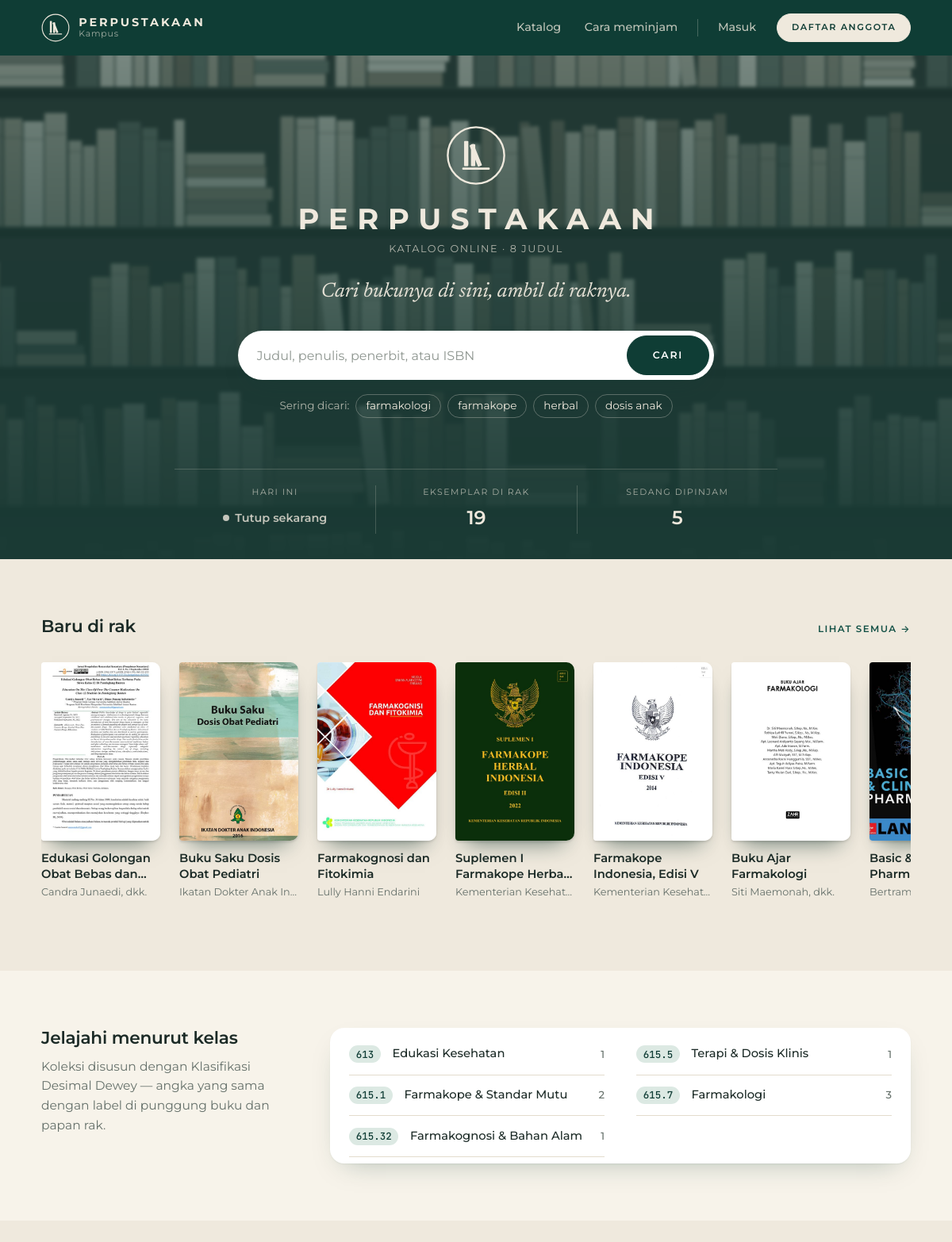
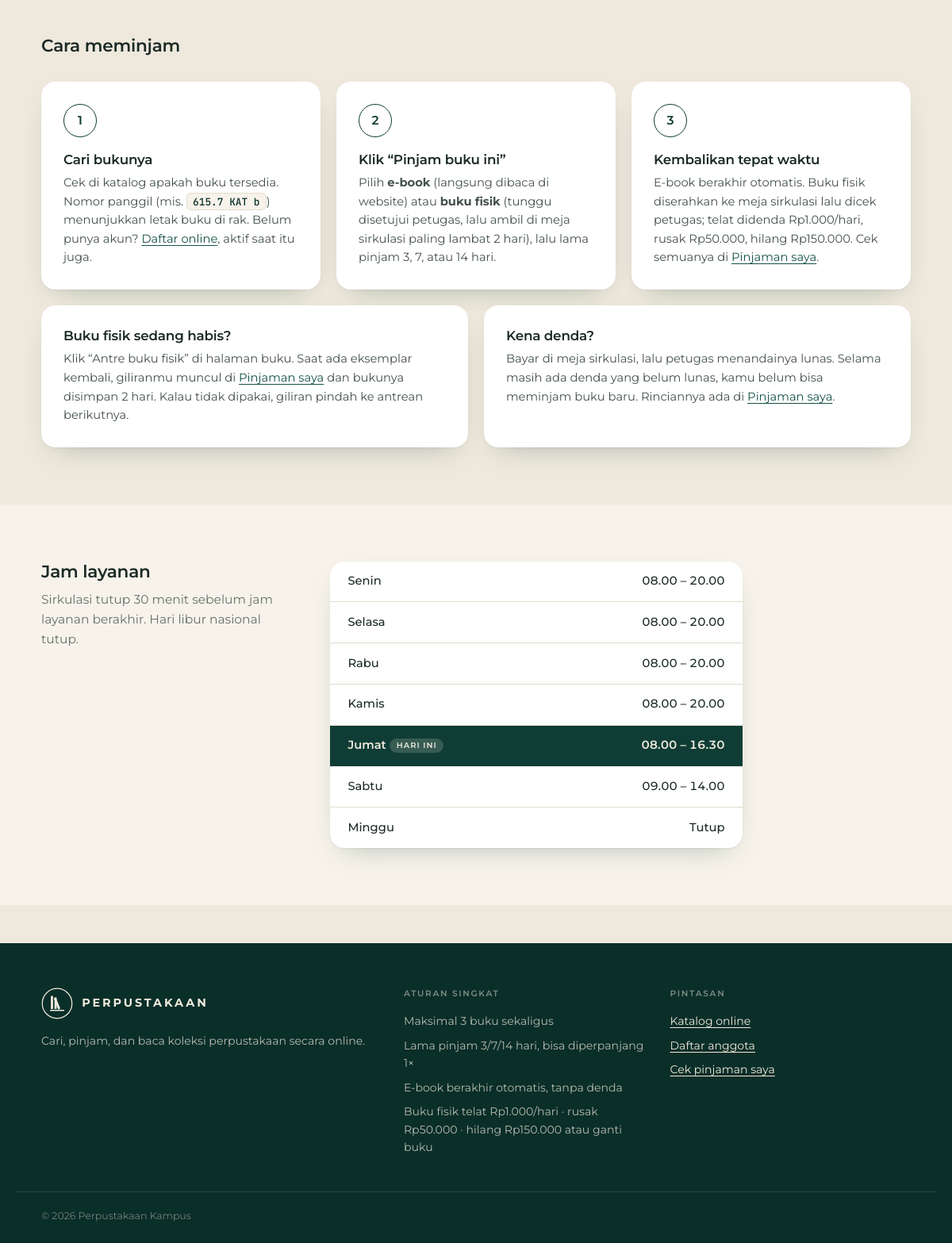
The page / on the database its author committed (2 pictures, top to bottom).
### tables this page shows
CREATE TABLE buku (
  id INT AUTO_INCREMENT PRIMARY KEY,
  judul VARCHAR(200) NOT NULL,
  penulis VARCHAR(150) NOT NULL,
  penerbit VARCHAR(120) NOT NULL,
  tahun SMALLINT NULL,
  isbn VARCHAR(20) NULL,
  kategori_id INT NOT NULL,
  no_panggil VARCHAR(40) NOT NULL,
  rak VARCHAR(20) NOT NULL,
  halaman SMALLINT NULL,
  bahasa VARCHAR(30) NOT NULL DEFAULT 'Indonesia',
  stok TINYINT UNSIGNED NOT NULL DEFAULT 1,
  sinopsis TEXT NULL,
  daftar_isi TEXT NULL,           
  file_pdf VARCHAR(150) NULL,     
  sampul VARCHAR(150) NULL,       
  dibuat TIMESTAMP NOT NULL DEFAULT CURRENT_TIMESTAMP,
  FOREIGN KEY (kategori_id) REFERENCES kategori(id)
);

### index.php (the view, shortened to what this page needs)
<?php
require __DIR__ . '/config.php';
$stat = q('SELECT COUNT(*) judul, COALESCE(SUM(stok),0) eksemplar FROM buku')->fetch();
$dipinjam = (int) q('SELECT COUNT(*) FROM peminjaman WHERE tgl_kembali IS NULL')->fetchColumn();
$terbaru = q('SELECT id, judul, penulis, no_panggil, sampul FROM buku ORDER BY dibuat DESC, id DESC LIMIT 8')->fetchAll();
$kelas = q('SELECT k.kode, k.nama, COUNT(b.id) jumlah FROM kategori k LEFT JOIN buku b ON b.kategori_id = k.id
            GROUP BY k.id ORDER BY k.kode')->fetchAll();
[$buka, $statusLayanan] = status_layanan();
$hariIni = (int) date('N');
$namaHari = [1 => 'Senin', 'Selasa', 'Rabu', 'Kamis', 'Jumat', 'Sabtu', 'Minggu'];
require __DIR__ . '/partials/header.php';
?>
<section class="hero">
  <div class="wrap hero__in">
    <?= logo('hero__logo') ?>
    <h1 class="hero__title">Perpustakaan</h1>
    <p class="hero__sub">Katalog Online · <?= number_format((int) $stat['judul'], 0, ',', '.') ?> Judul</p>
    <p class="hero__tagline">Cari bukunya di sini, ambil di raknya.</p>
    <form class="search search--hero" action="<?= url('katalog.php') ?>" role="search">
      <input id="q" name="q" type="search" placeholder="Judul, penulis, penerbit, atau ISBN" autocomplete="off">
      <button class="btn" type="submit">Cari</button>
    </form>
    <p class="hero__hint">Sering dicari:
      <a href="<?= url('katalog.php?kelas=615.7') ?>">farmakologi</a>
      <a href="<?= url('katalog.php?q=farmakope') ?>">farmakope</a>
      <a href="<?= url('katalog.php?q=herbal') ?>">herbal</a>
      <a href="<?= url('katalog.php?q=pediatri') ?>">dosis anak</a>
    </p>
  </div>
  <div class="wrap">
    <dl class="today" aria-label="Status layanan hari ini">
      <div><dt>Hari ini</dt><dd class="today__status <?= $buka ? 'is-open' : '' ?>"><span class="dot"></span><?= e($statusLayanan) ?></dd></div>
      <div><dt>Eksemplar di rak</dt><dd><?= (int) $stat['eksemplar'] - $dipinjam ?></dd></div>
      <div><dt>Sedang dipinjam</dt><dd><?= $dipinjam ?></dd></div>
    </dl>
  </div>
</section>
<section class="section">
  <div class="wrap">
    <div class="section__head">
      <h2>Baru di rak</h2>
      <a class="link-arrow" href="<?= url('katalog.php?urut=terbaru') ?>">Lihat semua</a>
    </div>
    <ul class="shelf">
      <?php foreach ($terbaru as $b): ?>
        <li>
          <a class="shelf__item" href="<?= url('buku.php?id=' . $b['id']) ?>">
            <?= sampul($b) ?>
            <span class="shelf__title"><?= e($b['judul']) ?></span>
            <span class="shelf__author"><?= e($b['penulis']) ?></span>
          </a>
        </li>
      <?php endforeach ?>
    </ul>
  </div>
</section>
<section class="section section--alt">
  <div class="wrap split">
    <div>
      <h2>Jelajahi menurut kelas</h2>
      <p class="muted">Koleksi disusun dengan Klasifikasi Desimal Dewey — angka yang sama dengan label di punggung buku dan papan rak.</p>
    </div>
    <ol class="ddc">
      <?php foreach ($kelas as $k): ?>
        <li>
          <a href="<?= url('katalog.php?kelas=' . $k['kode']) ?>">
            <span class="ddc__code"><?= e($k['kode']) ?></span>
            <span class="ddc__name"><?= e($k['nama']) ?></span>
            <span class="ddc__count"><?= (int) $k['jumlah'] ?></span>
          </a>
        </li>
      <?php endforeach ?>
    </ol>
  </div>
</section>
<section class="section" id="cara-pinjam">
  <div class="wrap">
    <h2>Cara meminjam</h2>
    <ol class="steps">
      <li>
        <h3>Cari bukunya</h3>
        <p>Cek di katalog apakah buku tersedia. Nomor panggil (mis. <code class="callno">615.7 KAT b</code>) menunjukkan letak buku di rak. Belum punya akun? <a href="<?= url('daftar.php') ?>">Daftar online</a>, aktif saat itu juga.</p>
      </li>
      <li>
        <h3>Klik “Pinjam buku ini”</h3>
        <p>Pilih <strong>e-book</strong> (langsung dibaca di website) atau <strong>buku fisik</strong> (tunggu disetujui petugas, lalu ambil di meja sirkulasi paling lambat <?= BATAS_AMBIL ?> hari), lalu lama pinjam <?= implode(', ', array_slice(PILIHAN_LAMA, 0, -1)) ?>, atau <?= max(PILIHAN_LAMA) ?> hari.</p>
      </li>
      <li>
        <h3>Kembalikan tepat waktu</h3>
        <p>E-book berakhir otomatis. Buku fisik diserahkan ke meja sirkulasi lalu dicek petugas; telat didenda <?= rupiah(DENDA_PER_HARI) ?>/hari, rusak <?= rupiah(DENDA_KONDISI['rusak']) ?>, hilang <?= rupiah(DENDA_KONDISI['hilang']) ?>. Cek semuanya di <a href="<?= url('pinjaman.php') ?>">Pinjaman saya</a>.</p>
      </li>
    </ol>
    <div class="how-extra">
      <div>
        <h3>Buku fisik sedang habis?</h3>
        <p>Klik “Antre buku fisik” di halaman buku. Saat ada eksemplar kembali, giliranmu muncul di <a href="<?= url('pinjaman.php') ?>">Pinjaman saya</a> dan bukunya disimpan <?= BATAS_GILIRAN ?> hari. Kalau tidak dipakai, giliran pindah ke antrean berikutnya.</p>
      </div>
      <div>
        <h3>Kena denda?</h3>
        <p>Bayar di meja sirkulasi, lalu petugas menandainya lunas. Selama masih ada denda yang belum lunas, kamu belum bisa meminjam buku baru. Rinciannya ada di <a href="<?= url('pinjaman.php#tagihan') ?>">Pinjaman saya</a>.</p>
      </div>
    </div>
  </div>
</section>
<section class="section section--alt" id="jam">
  <div class="wrap split">
    <div>
      <h2>Jam layanan</h2>
      <p class="muted">Sirkulasi tutup 30 menit sebelum jam layanan berakhir. Hari libur nasional tutup.</p>
    </div>
    <table class="hours">
      <?php foreach (JAM_LAYANAN as $h => $jam): ?>
        <tr<?= $h === $hariIni ? ' class="is-today"' : '' ?>>
          <th scope="row"><?= $namaHari[$h] ?><?= $h === $hariIni ? ' <span class="tag">Hari ini</span>' : '' ?></th>
          <td><?= $jam ? str_replace(':', '.', $jam[0]) . ' – ' . str_replace(':', '.', $jam[1]) : 'Tutup' ?></td>
        </tr>
      <?php endforeach ?>
    </table>
  </div>
</section>
<?php require __DIR__ . '/partials/footer.php'; ?>

### partials/header.php (shortened to what this page needs)
<?php
$u = user();
[$buka, $statusLayanan] = status_layanan();
$menu ??= '';
$admin ??= false;
$live = ($live ?? false) && $u && $_SERVER['REQUEST_METHOD'] === 'GET';
$navAktif = fn(string $k) => $menu === $k ? ' aria-current="page"' : '';
[$jmlPinjam, $jmlTelat] = $u && $u['role'] !== 'admin'
    ? array_map('intval', q('SELECT COUNT(*), COALESCE(SUM(format = "fisik" AND tgl_ajuan IS NULL AND jatuh_tempo < CURDATE()), 0)
                             FROM peminjaman WHERE user_id = ? AND tgl_kembali IS NULL', [$u['id']])->fetch(PDO::FETCH_NUM))
    : [0, 0];
$jmlPesan = $u && $u['role'] !== 'admin' ? (int) q('SELECT COUNT(*) FROM pemberitahuan WHERE user_id = ? AND dibaca IS NULL', [$u['id']])->fetchColumn() : 0;
?>
<!doctype html>
<html lang="id">
<head>
<link rel="stylesheet" href="<?= url('assets/style.css') ?>">
</head>
<body class="<?= $admin ? 'is-admin' : '' ?>"<?= $live ? ' data-live="' . url('perubahan.php') . '" data-versi="' . versi_data($u) . '"' : '' ?>>
<header class="topbar">
  <div class="wrap topbar__in">
    <a class="brand" href="<?= url('index.php') ?>">
      <?= logo('brand__mark') ?>
      <span class="brand__text">Perpustakaan<small>Kampus</small></span>
    </a>
    <nav class="nav" id="nav" aria-label="Utama">
      <a href="<?= url('katalog.php') ?>"<?= $navAktif('katalog') ?>>Katalog</a>
      <a href="<?= url('index.php#cara-pinjam') ?>">Cara meminjam</a>
      <?php if ($u): ?>
        <?php if ($u['role'] === 'admin'): ?>
          <a href="<?= url('admin/index.php') ?>"<?= $admin ? ' aria-current="page"' : '' ?>>Panel petugas</a>
        <?php else: ?>
          <a href="<?= url('pinjaman.php') ?>"<?= $navAktif('pinjaman') ?>>Pinjaman saya<?php if ($jmlPinjam): ?>
            <span class="nav__badge<?= $jmlTelat ? ' is-late' : '' ?>" title="<?= $jmlPinjam ?> buku dipinjam<?= $jmlTelat ? ", $jmlTelat terlambat" : '' ?>"><?= $jmlPinjam ?><span class="sr-only"> buku dipinjam<?= $jmlTelat ? ", $jmlTelat terlambat" : '' ?></span></span><?php endif ?><?php if ($jmlPesan): ?>
            <span class="nav__badge is-late" title="<?= $jmlPesan ?> pemberitahuan baru">!<span class="sr-only"> <?= $jmlPesan ?> pemberitahuan baru</span></span><?php endif ?></a>
          <a class="nav__akun" href="<?= url('akun.php') ?>"<?= $navAktif('akun') ?>><?= avatar($u) ?><?= e(!empty($u['username']) ? '@' . $u['username'] : 'Akun saya') ?></a>
        <?php endif ?>
        <a href="<?= url('logout.php') ?>">Keluar</a>
      <?php else: ?>
        <a href="<?= url('login.php') ?>"<?= $navAktif('login') ?>>Masuk</a>
        <a class="btn btn--sm btn--light" href="<?= url('daftar.php') ?>">Daftar anggota</a>
      <?php endif ?>
    </nav>
  </div>
</header>
<main id="isi">

### config.php (shortened to what this page needs)
<?php
function url(string $path = ''): string { return BASE . '/' . $path; }
function db(): PDO
{
    static $pdo;
    if (!$pdo) {
        try {
            $pdo = new PDO('mysql:host=' . DB_HOST . ';port=' . DB_PORT . ';dbname=' . DB_NAME . ';charset=utf8mb4', DB_USER, DB_PASS, [
                PDO::ATTR_ERRMODE => PDO::ERRMODE_EXCEPTION,
                PDO::ATTR_DEFAULT_FETCH_MODE => PDO::FETCH_ASSOC,
            ]);
        } catch (PDOException $e) {
            http_response_code(500);
            exit('<p style="font:16px sans-serif;padding:2rem">Database belum tersambung. Jalankan MySQL dan import <code>database.sql</code>, lalu cek pengaturan di <code>config.php</code>.</p>');
        }
        rawat_data();
    }
    return $pdo;
}
function rawat_data(): void
{
    q("UPDATE peminjaman SET tgl_kembali = jatuh_tempo, kondisi = 'baik'
       WHERE format = 'ebook' AND tgl_kembali IS NULL AND jatuh_tempo < CURDATE()");
    $lewat = "p.format = 'fisik' AND p.tgl_ambil IS NULL AND p.tgl_kembali IS NULL AND p.tgl_setuju < CURDATE() - INTERVAL " . BATAS_AMBIL . ' DAY';
    if (q("SELECT 1 FROM peminjaman p WHERE $lewat LIMIT 1")->fetch()) {
        db()->beginTransaction();
        foreach (q("SELECT p.id, p.user_id, b.judul FROM peminjaman p JOIN buku b ON b.id = p.buku_id WHERE $lewat FOR UPDATE")->fetchAll() as $p) {
            q('INSERT INTO pemberitahuan (user_id, pesan) VALUES (?, ?)', [$p['user_id'], 'Pesanan buku fisik “' . $p['judul'] . '” batal otomatis karena tidak diambil dalam ' . BATAS_AMBIL . ' hari setelah disetujui.']);
            q('DELETE FROM peminjaman WHERE id = ?', [$p['id']]);
        }
        db()->commit();
    }
    $giliranLewat = 'a.tgl_tersedia < CURDATE() - INTERVAL ' . BATAS_GILIRAN . ' DAY';
    if (q("SELECT 1 FROM antrean a WHERE $giliranLewat LIMIT 1")->fetch()) {
        db()->beginTransaction();
        foreach (q("SELECT a.id, a.user_id, b.judul FROM antrean a JOIN buku b ON b.id = a.buku_id WHERE $giliranLewat FOR UPDATE")->fetchAll() as $a) {
            q('INSERT INTO pemberitahuan (user_id, pesan) VALUES (?, ?)', [$a['user_id'], 'Giliran antrean buku fisik “' . $a['judul'] . '” hangus karena tidak dipinjam dalam ' . BATAS_GILIRAN . ' hari. Antre lagi bila masih membutuhkannya.']);
            q('DELETE FROM antrean WHERE id = ?', [$a['id']]);
        }
        db()->commit();
    }
    foreach (q('SELECT DISTINCT buku_id FROM antrean WHERE tgl_tersedia IS NULL')->fetchAll(PDO::FETCH_COLUMN) as $bukuId) {
        $kosong = (int) q('SELECT b.stok - ' . SQL_DIPINJAM . ' FROM buku b WHERE b.id = ?', [$bukuId])->fetchColumn();
        if ($kosong > 0) {
            q('UPDATE antrean SET tgl_tersedia = CURDATE() WHERE buku_id = ? AND tgl_tersedia IS NULL ORDER BY dibuat, id LIMIT ' . $kosong, [$bukuId]);
        }
    }
}
function q(string $sql, array $args = []): PDOStatement
{
    $st = db()->prepare($sql);
    $st->execute($args);
    return $st;
}
function e(?string $s): string { return htmlspecialchars((string) $s, ENT_QUOTES, 'UTF-8'); }
function user(): ?array { return $_SESSION['user'] ?? null; }
function rupiah(int $n): string { return 'Rp' . number_format($n, 0, ',', '.'); }
function status_layanan(): array
{
    $jam = JAM_LAYANAN[(int) date('N')];
    $now = date('H:i');
    return [false, 'Tutup sekarang'];
}
function logo(string $kelas = ''): string
{
    return '<svg class="logo ' . $kelas . '" viewBox="0 0 48 48" aria-hidden="true" fill="currentColor">'
        . '<circle cx="24" cy="24" r="22.5" fill="none" stroke="currentColor" stroke-width="1.5"/>'
        . '<rect x="14.5" y="12.5" width="3.4" height="20" rx=".6"/><rect x="20" y="15" width="3.4" height="17.5" rx=".6"/>'
        . '<rect x="25.6" y="14" width="3.4" height="18.5" rx=".6" transform="rotate(-22 27.3 32.5)"/>'
        . '<rect x="13" y="33.6" width="22" height="1.8" rx=".9"/></svg>';
}
function sampul(array $b, string $ukuran = 'md'): string
{
    if (!empty($b['sampul'])) {
        return '<img class="cover cover--' . $ukuran . ' cover--foto" src="' . url('assets/sampul/' . rawurlencode($b['sampul']))
            . '" alt="" loading="lazy">';
    }
    $warna = ['#0F3D35', '#1E5A4E', '#6E5B45', '#3F5B57', '#8A7A5E', '#2D4A44', '#5E6F64', '#4A3F36', '#26332F', '#7C6A4F'];
    $c = $warna[crc32($b['judul']) % count($warna)];
    $kelas = (string) strtok($b['no_panggil'] ?? '', ' ');
    return '<div class="cover cover--' . $ukuran . '" style="--c:' . $c . '" aria-hidden="true">'
        . '<span class="cover__no">' . e($kelas) . '</span>'
        . '<span class="cover__judul">' . e($b['judul']) . '</span>'
        . '<span class="cover__penulis">' . e($b['penulis']) . '</span></div>';
}

### partials/footer.php
</main>
<?php if (empty($admin) && empty($polos)): ?>
<footer class="footer">
  <div class="wrap footer__in">
    <div>
      <div class="footer__brand"><?= logo() ?><p class="footer__name">Perpustakaan</p></div>
      <p>Cari, pinjam, dan baca koleksi perpustakaan secara online.</p>
    </div>
    <div>
      <p class="footer__label">Aturan singkat</p>
      <ul class="footer__list">
        <li>Maksimal <?= MAKS_PINJAM ?> buku sekaligus</li>
        <li>Lama pinjam <?= implode('/', PILIHAN_LAMA) ?> hari, bisa diperpanjang <?= MAKS_PERPANJANG ?>×</li>
        <li>E-book berakhir otomatis, tanpa denda</li>
        <li>Buku fisik telat <?= rupiah(DENDA_PER_HARI) ?>/hari · rusak <?= rupiah(DENDA_KONDISI['rusak']) ?> · hilang <?= rupiah(DENDA_KONDISI['hilang']) ?> atau ganti buku</li>
      </ul>
    </div>
    <div>
      <p class="footer__label">Pintasan</p>
      <ul class="footer__list">
        <li><a href="<?= url('katalog.php') ?>">Katalog online</a></li>
        <li><a href="<?= url('daftar.php') ?>">Daftar anggota</a></li>
        <li><a href="<?= url('pinjaman.php') ?>">Cek pinjaman saya</a></li>
      </ul>
    </div>
  </div>
  <div class="wrap footer__base">© <?= date('Y') ?> <?= e(NAMA_PERPUS) ?></div>
</footer>
<?php endif ?>
</body>
</html>

### rows shown on the page
buku: sampul (picture), judul "Edukasi Golongan Obat Bebas…", penulis "Candra Junaedi, dkk."
buku: sampul (picture), judul "Buku Saku Dosis Obat Pediatri", penulis "Ikatan Dokter Anak In…"
buku: sampul (picture), judul "Farmakognosi dan Fitokimia", penulis "Lully Hanni Endarini"
buku: sampul (picture), judul "Suplemen I Farmakope…", penulis "Kementerian Kesehat…"
buku: sampul (picture), judul "Farmakope Indonesia, Edisi V", penulis "Kementerian Kesehat…"
buku: sampul (picture), judul "Buku Ajar Farmakologi", penulis "Siti Maemonah, dkk."
buku: sampul (picture), penulis "Bertram G. Katzung (…"

### other values the page prints
$stat['judul'] "8"
$statusLayanan "Tutup sekarang"
$dipinjam "5"
$k['kode'] "613"
$k['nama'] "Edukasi Kesehatan"
$k['jumlah'] "1"
$k['kode'] "615.1"
$k['nama'] "Farmakope & Standar Mutu"
$k['jumlah'] "2"
$k['kode'] "615.32"
$k['nama'] "Farmakognosi & Bahan Alam"
$k['kode'] "615.5"
$k['nama'] "Terapi & Dosis Klinis"
$k['kode'] "615.7"
$k['nama'] "Farmakologi"
